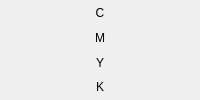
          <widget class="QWidget" name="cmyk_label" native="true">
           <layout class="QVBoxLayout" name="cmyk_label_layout">
            <property name="spacing">
             <number>1</number>
            </property>
            <property name="leftMargin">
             <number>0</number>
            </property>
            <property name="topMargin">
             <number>1</number>
            </property>
            <property name="rightMargin">
             <number>0</number>
            </property>
            <property name="bottomMargin">
             <number>1</number>
            </property>
            <item>
             <widget class="QPushButton" name="cmyk_1_label">
              <property name="sizePolicy">
               <sizepolicy hsizetype="Preferred" vsizetype="Preferred">
                <horstretch>0</horstretch>
                <verstretch>0</verstretch>
               </sizepolicy>
              </property>
              <property name="focusPolicy">
               <enum>Qt::NoFocus</enum>
              </property>
              <property name="text">
               <string>C</string>
              </property>
              <property name="iconSize">
               <size>
                <width>10</width>
                <height>10</height>
               </size>
              </property>
              <property name="flat">
               <bool>true</bool>
              </property>
             </widget>
            </item>
            <item>
             <widget class="QPushButton" name="cmyk_2_label">
              <property name="sizePolicy">
               <sizepolicy hsizetype="Preferred" vsizetype="Preferred">
                <horstretch>0</horstretch>
                <verstretch>0</verstretch>
               </sizepolicy>
              </property>
              <property name="focusPolicy">
               <enum>Qt::NoFocus</enum>
              </property>
              <property name="text">
               <string>M</string>
              </property>
              <property name="iconSize">
               <size>
                <width>10</width>
                <height>10</height>
               </size>
              </property>
              <property name="flat">
               <bool>true</bool>
              </property>
             </widget>
            </item>
            <item>
             <widget class="QPushButton" name="cmyk_3_label">
              <property name="sizePolicy">
               <sizepolicy hsizetype="Preferred" vsizetype="Preferred">
                <horstretch>0</horstretch>
                <verstretch>0</verstretch>
               </sizepolicy>
              </property>
              <property name="focusPolicy">
               <enum>Qt::NoFocus</enum>
              </property>
              <property name="text">
               <string>Y</string>
              </property>
              <property name="iconSize">
               <size>
                <width>10</width>
                <height>10</height>
               </size>
              </property>
              <property name="flat">
               <bool>true</bool>
              </property>
             </widget>
            </item>
            <item>
             <widget class="QPushButton" name="cmyk_4_label">
              <property name="sizePolicy">
               <sizepolicy hsizetype="Preferred" vsizetype="Preferred">
                <horstretch>0</horstretch>
                <verstretch>0</verstretch>
               </sizepolicy>
              </property>
              <property name="focusPolicy">
               <enum>Qt::NoFocus</enum>
              </property>
              <property name="text">
               <string>K</string>
              </property>
              <property name="iconSize">
               <size>
                <width>10</width>
                <height>10</height>
               </size>
              </property>
              <property name="checkable">
               <bool>true</bool>
              </property>
              <property name="flat">
               <bool>true</bool>
              </property>
             </widget>
            </item>
           </layout>
          </widget>
